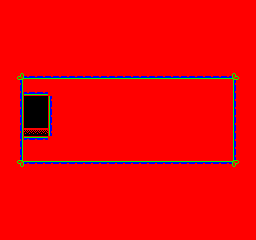

Below is a game level as drawn by its tile map, then a one-line description and the .tmx that defines it (tile-layer data replaced by summaries):
An orthogonal 32x30 tile map with 8x8 px tiles, 1 tile layer (Tile Layer 1).

<map version="1.0" tiledversion="1.1.6" orientation="orthogonal" renderorder="right-down" width="32" height="30" tilewidth="8" tileheight="8" infinite="0" nextobjectid="1">
 <tileset firstgid="1" name="neschar" tilewidth="8" tileheight="8" tilecount="128" columns="16">
  <image source="neschar.png" width="128" height="64" />
 </tileset>
 <layer name="Tile Layer 1" width="32" height="30">
  <data>[960 cells, 960 non-empty, 11 distinct tile ids]</data>
 </layer>
</map>
